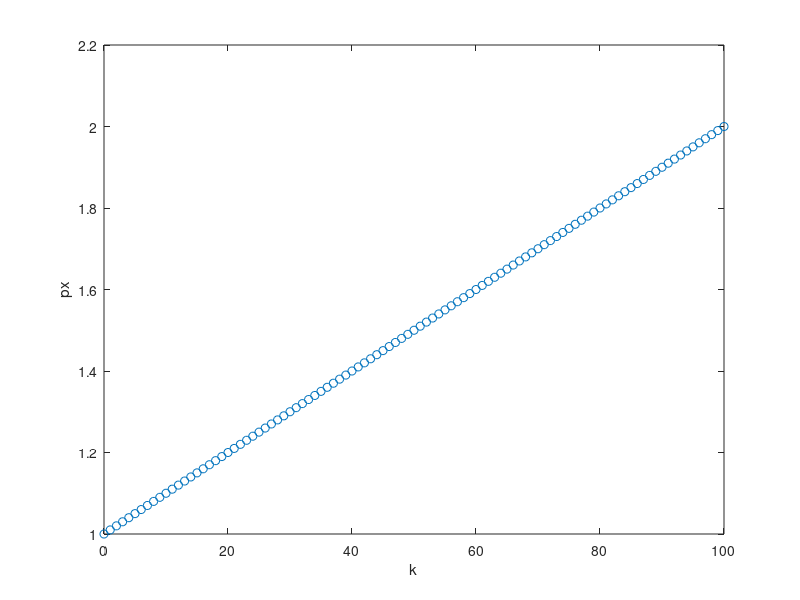

Write the MATLAB code that produced this figure.
% ECE 8 Lecture 7 
% Calculate position trajectory of the brick using a discrete-time
% model for any given number of discrete steps
close all;
clear all;

% discrete number of steps to calculate the trajectory
N = 100;

% provide what is needed to calculate the trajectory

% 1) define the initial condition (position)
px0 = 1;

% 2) define the input (velocity)
vx = ones(1,N);

% alternatively, use a for loop
%for k = 1:N
%    vx(k) = 1;
%end

% 3) define the model (in this case
%
% px_k+1 = px_k + Delta * vx_k
% py_k+1 = py_k + Delta * vy_k
%
%  step size (in seconds)
Delta = 0.01;
% )
px = px0; % initialize my trajectory at px0
k = 0; % initialize discrete time vector
for i = 1:N
    % calculate the trajectory for the model
    % px_k+1 = px_k + Delta * vx_k
    px(i+1) = px(i) + Delta * vx(i);
    % populate discrete time vector
    k(i+1) = k(i) + 1;
end

% at this point we would have px from 0 to N

% plot it
plot(k,px,'o')
xlabel('k')
ylabel('px')